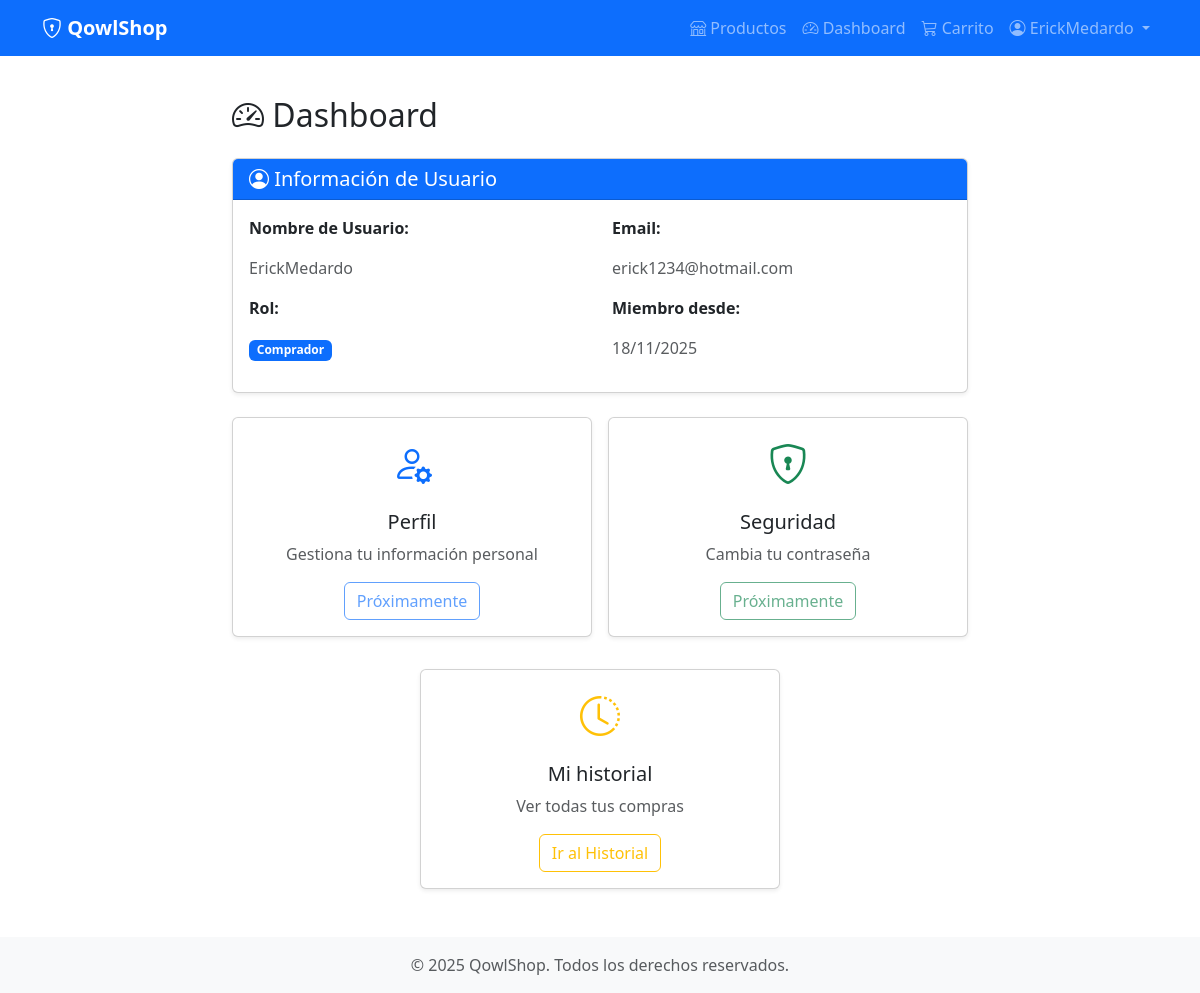
/dashboard (signed in), run on the app's committed database.
### modules/auth/models.py (models this page shows, shortened)
class User(UserMixin, db.Model):
    __tablename__ = 'users'
    id = db.Column(db.Integer, primary_key=True)
    username = db.Column(db.String(80), unique=True, nullable=False, index=True)
    email = db.Column(db.String(120), unique=True, nullable=False, index=True)
    password_hash = db.Column(db.String(255), nullable=False)
    role = db.Column(db.String(20), nullable=False, default='user')  # user/admin
    is_seller = db.Column(db.Boolean, default=False, nullable=False)  # Puede vender productos
    is_active = db.Column(db.Boolean, default=True, nullable=False)
    created_at = db.Column(db.DateTime, default=datetime.utcnow, nullable=False)
    updated_at = db.Column(db.DateTime, default=datetime.utcnow, onupdate=datetime.utcnow)
    products = db.relationship('Product', back_populates='seller', lazy='dynamic',
                               foreign_keys='Product.seller_id')
    purchases = db.relationship('Order', back_populates='buyer', lazy='dynamic',
                               foreign_keys='Order.buyer_id')
    sales = db.relationship('OrderItem', back_populates='seller', lazy='dynamic',
                           foreign_keys='OrderItem.seller_id')
    cart = db.relationship('Cart', back_populates='user', uselist=False, cascade='all, delete-orphan')
    def is_admin(self):
        return self.role == 'admin'
    def can_sell(self):
        return self.is_seller or self.is_admin()

### modules/main/routes.py (the view, shortened to what this page needs)
@main_bp.route('/dashboard')
@login_required
def dashboard():
    stats = {
        'total_purchases': Order.query.filter_by(buyer_id=current_user.id).count(),
        'total_spent': db.session.query(db.func.sum(Order.total_amount))\
            .filter_by(buyer_id=current_user.id)\
            .scalar() or 0
    }
    recent_orders = Order.query\
        .filter_by(buyer_id=current_user.id)\
        .order_by(Order.created_at.desc())\
        .limit(5)\
        .all()
    return render_template('main/dashboard.html',
                         stats=stats,
                         recent_orders=recent_orders)

### modules/auth/models.py (called while the page is built)
@login_manager.user_loader
def load_user(user_id):
    return User.query.get(int(user_id))

### modules/cart/models.py (called while the page is built)
    def get_item_count(self):
        return sum(item.quantity for item in self.items)

### modules/main/templates/main/dashboard.html (shortened to what this page needs)
{% extends "base.html" %}
{% block content %}
<div class="container mt-4">
    <div class="row">
        <div class="col-lg-8 mx-auto">
            <h2 class="mb-4">
                <i class="bi bi-speedometer2"></i> Dashboard
            </h2>
            <div class="card shadow-sm mb-4">
                <div class="card-header bg-primary text-white">
                    <h5 class="mb-0">
                        <i class="bi bi-person-circle"></i> Información de Usuario
                    </h5>
                </div>
                <div class="card-body">
                    <div class="row">
                        <div class="col-md-6">
                            <p><strong>Nombre de Usuario:</strong></p>
                            <p class="text-muted">{{ current_user.username }}</p>
                        </div>
                        <div class="col-md-6">
                            <p><strong>Email:</strong></p>
                            <p class="text-muted">{{ current_user.email }}</p>
                        </div>
                        <div class="col-md-6">
                            <p><strong>Rol:</strong></p>
                            {% if not current_user.is_admin() and not current_user.is_seller %}
                                <span class="badge bg-primary">Comprador</span>
                            {% endif %}
                        </div>
                        <div class="col-md-6">
                            <p><strong>Miembro desde:</strong></p>
                            <p class="text-muted">{{ current_user.created_at.strftime('%d/%m/%Y') }}</p>
                        </div>
                    </div>
                </div>
            </div>
            <div class="row g-3">
                <div class="col-md-6">
                    <div class="card shadow-sm h-100">
                        <div class="card-body text-center">
                            <i class="bi bi-person-gear fs-1 text-primary"></i>
                            <h5 class="mt-3">Perfil</h5>
                            <p class="text-muted">Gestiona tu información personal</p>
                            <button class="btn btn-outline-primary" disabled>
                                Próximamente
                            </button>
                        </div>
                    </div>
                </div>
                <div class="col-md-6">
                    <div class="card shadow-sm h-100">
                        <div class="card-body text-center">
                            <i class="bi bi-shield-lock fs-1 text-success"></i>
                            <h5 class="mt-3">Seguridad</h5>
                            <p class="text-muted">Cambia tu contraseña</p>
                            <button class="btn btn-outline-success" disabled>
                                Próximamente
                            </button>
                        </div>
                    </div>
                </div>
            </div>
            <div class="row g-3 mt-3">
                <div class="col-md-6 mx-auto">
                    <div class="card shadow-sm h-100">
                        <div class="card-body text-center">
                            <a href="{{ url_for('historial.index') }}" class="text-decoration-none text-dark">
                                <i class="bi bi-clock-history fs-1 text-warning"></i>
                                <h5 class="mt-3">Mi historial</h5>
                                <p class="text-muted">Ver todas tus compras</p>
                                <button class="btn btn-outline-warning">Ir al Historial</button>
                            </a>
                        </div>
                    </div>
                </div>
            </div>
        </div>
    </div>
</div>
{% endblock %}

### templates/base.html (shortened to what this page needs)
<!DOCTYPE html>
<html lang="es">
<head>
    <link href="https://cdn.jsdelivr.net/npm/bootstrap@5.3.0/dist/css/bootstrap.min.css" rel="stylesheet">
    <link rel="stylesheet" href="https://cdn.jsdelivr.net/npm/bootstrap-icons@1.10.0/font/bootstrap-icons.css">
</head>
<body>
    <nav class="navbar navbar-expand-lg navbar-dark bg-primary">
        <div class="container">
            <a class="navbar-brand" href="{{ url_for('main.index') }}">
                <i class="bi bi-shield-lock"></i> QowlShop
            </a>
            <div class="collapse navbar-collapse" id="navbarNav">
                <ul class="navbar-nav ms-auto">
                    <li class="nav-item">
                        <a class="nav-link" href="{{ url_for('products.list_products') }}">
                            <i class="bi bi-shop"></i> Productos
                        </a>
                    </li>
                    {% if current_user.is_authenticated %}
                        <li class="nav-item">
                            <a class="nav-link" href="{{ url_for('main.dashboard') }}">
                                <i class="bi bi-speedometer2"></i> Dashboard
                            </a>
                        </li>
                        <li class="nav-item">
                            <a class="nav-link" href="{{ url_for('cart.view_cart') }}">
                                <i class="bi bi-cart3"></i> Carrito
                            </a>
                        </li>
                        <li class="nav-item dropdown">
                            <a class="nav-link dropdown-toggle" href="#" id="userDropdown" role="button" data-bs-toggle="dropdown">
                                <i class="bi bi-person-circle"></i> {{ current_user.username }}
                            </a>
                        </li>
                    {% endif %}
                </ul>
            </div>
        </div>
    </nav>
    <div class="content">
        {% block content %}{% endblock %}
    </div>
    <footer class="bg-light text-center py-3 mt-5">
        <div class="container">
            <p class="text-muted mb-0">&copy; 2025 QowlShop. Todos los derechos reservados.</p>
        </div>
    </footer>
</body>
</html>

### templates/base.html (style rules this page uses)
body { min-height: 100vh; display: flex; flex-direction: column; }
.content { flex: 1; }
.navbar-brand { font-weight: bold; }

### data on the page
User: username "ErickMedardo", email "erick1234@hotmail.com", created_at "18/11/2025"
